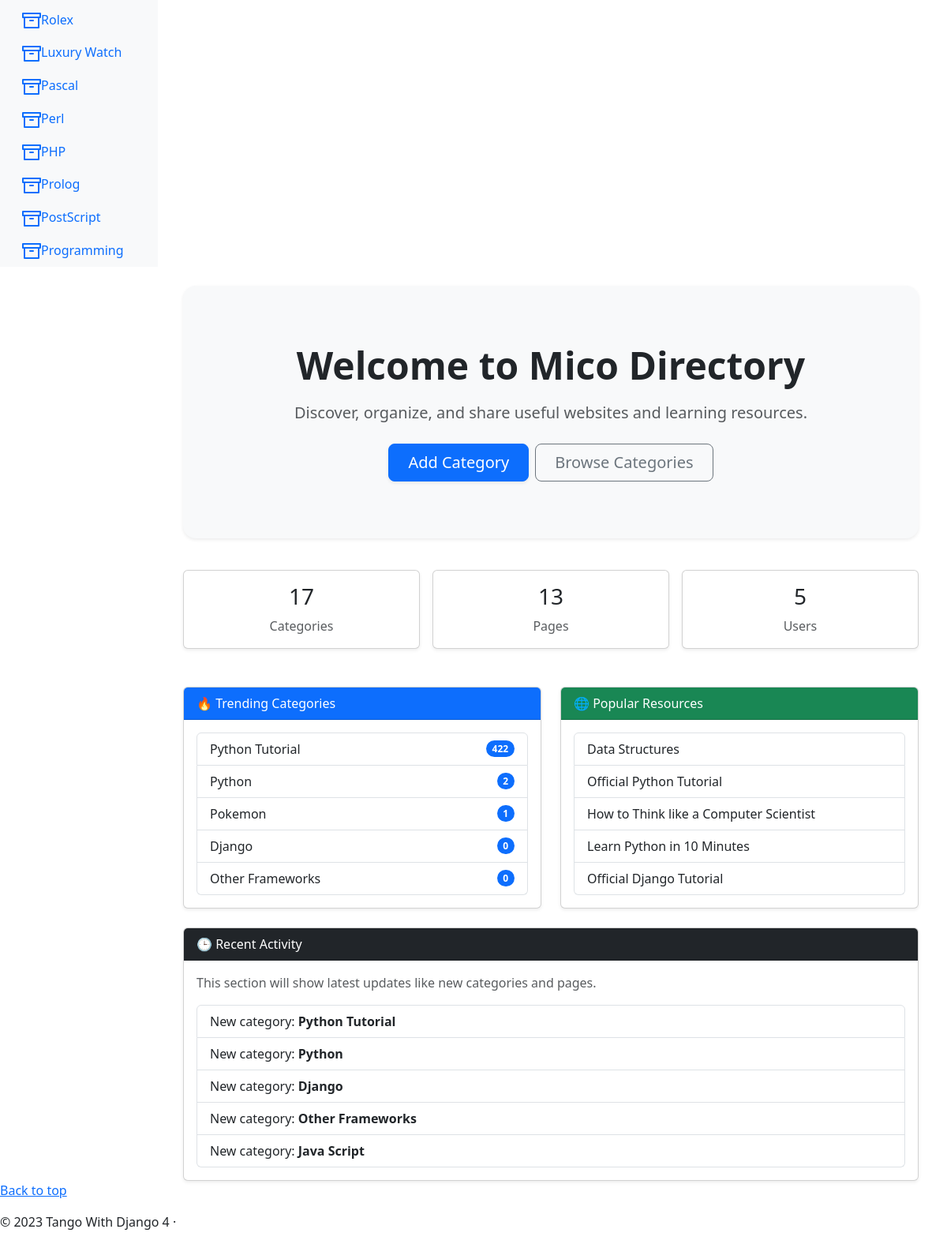
The app's page / (lower part), older data.
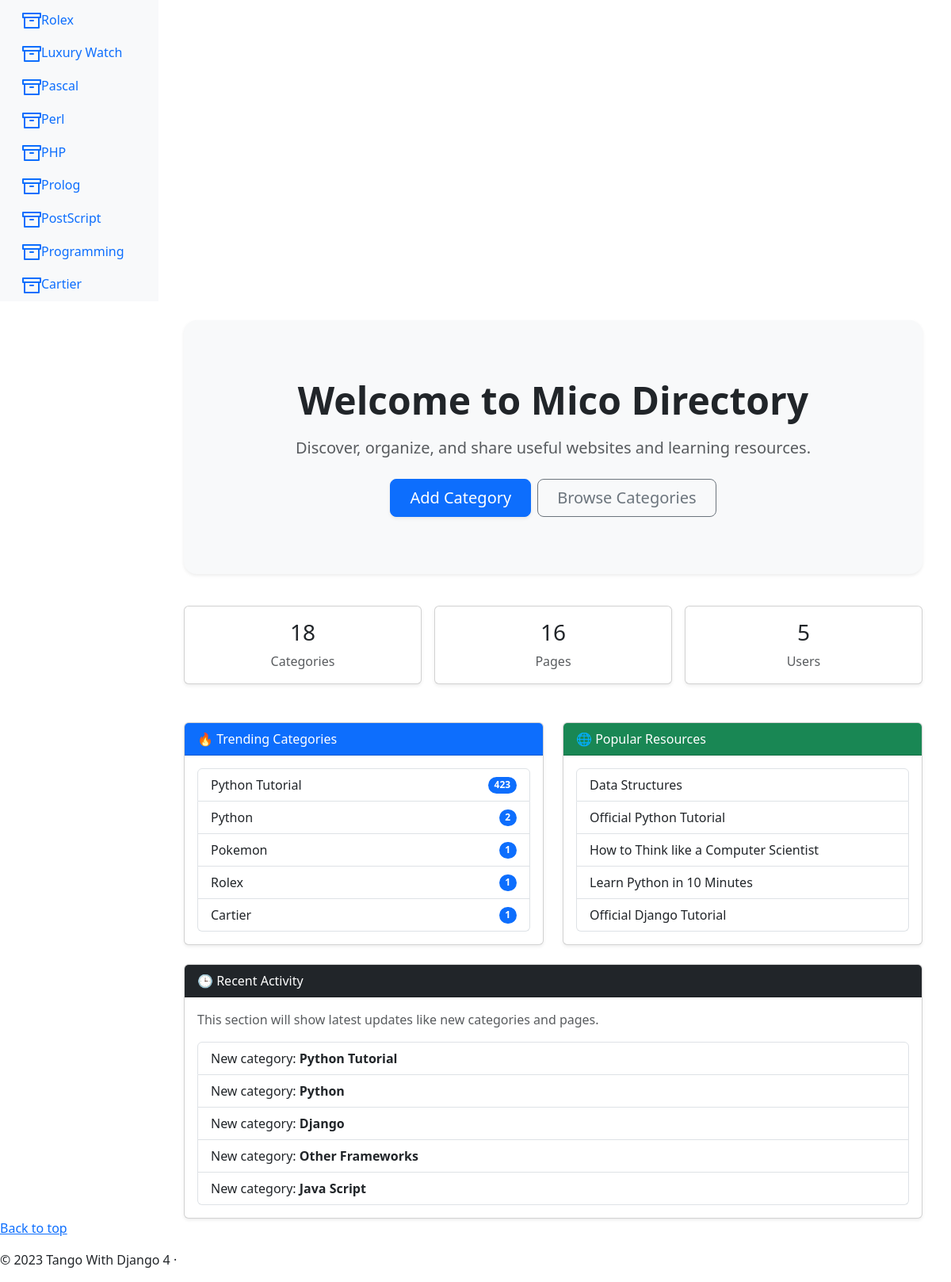
The same page, newer data.
### rango/models.py (models this page shows, shortened)
class Category(models.Model):
    name = models.CharField(max_length=128, unique=True)
    views = models.IntegerField(default=0)
    likes = models.IntegerField(default=0)
    slug = models.SlugField(unique=True)
    date_added = models.DateTimeField(default=timezone.now)
    class Meta:
        verbose_name_plural = 'Categories'

class Page(models.Model):
    category = models.ForeignKey(Category, on_delete=models.CASCADE)
    title = models.CharField(max_length=128)
    url = models.URLField()
    views = models.IntegerField(default=0)
    date_added = models.DateTimeField(default=timezone.now)

### rango/views.py (the view)
# urls.py: path('', views.IndexView.as_view(), name='index'),
class IndexView(View):
    def get(self, request):
        category_list = Category.objects.order_by('-likes')[:5]
        page_list = Page.objects.order_by('-views')[:5]
        recent_categories = Category.objects.order_by('-date_added')[:5]
        recent_pages = Page.objects.order_by('-date_added')[:5]
        context_dict = {
            'boldmessage': 'Crunchy, creamy, cookie, candy, cupcake!',
            'categories': category_list,
            'pages': page_list,
            'visits': int(request.session.get('visits', '1')), # IMPORTANT: use session not cookies
            'total_categories': Category.objects.count(),
            'total_pages': Page.objects.count(),
            'total_users': User.objects.count(),
            'recent_categories': recent_categories,
            'recent_pages': recent_pages,
        }
        response = render(request, 'rango/index.html', context=context_dict)
        response = visitor_cookies_handler(request, response)
        return response

### rango/templatetags/rango_template_tags.py (called while the page is built)
@register.inclusion_tag('rango/categories.html', takes_context=True)
def get_category_list(context, current_category=None):
    return {
        'categories': Category.objects.all(),
        'current_category': current_category,
        'user': context['user']
            }

### rango/views.py (called while the page is built)
def visitor_cookies_handler(request, response):
    visits = int(request.session.get('visits', '1'))
    last_visit = request.session.get('last_visit')
    current_time = datetime.now()
    if last_visit:
        last_visit_time = datetime.strptime(last_visit, '%Y-%m-%d %H:%M:%S.%f')
        if (current_time - last_visit_time).days > 0:
            visits += 1
    else:
        visits = 1
    request.session['visits'] = visits
    request.session['last_visit'] = str(current_time)
    return response

### rango/templates/rango/index.html (shortened to what the changed rows need)
{% extends 'rango/base.html' %}
{% load static %}
    {% block body_block %}
    <div class="p-5 mb-4 bg-light rounded-4 text-center shadow-sm">
    <div class="container py-4">
        <h1 class="display-5 fw-bold mb-3">
            Welcome to Mico Directory
        </h1>
    </div>
    </div>
    <div class="row text-center mt-4 mb-4 g-3">
    <div class="col-md-4">
        <div class="card shadow-sm">
            <div class="card-body">
                <h3>{{ total_categories }}</h3>
                <p class="text-muted mb-0">Categories</p>
            </div>
        </div>
    </div>
    <div class="col-md-4">
        <div class="card shadow-sm">
            <div class="card-body">
                <h3>{{ total_pages }}</h3>
                <p class="text-muted mb-0">Pages</p>
            </div>
        </div>
    </div>
</div>
<div class="row mt-4 g-4">
    <div class="col-md-6">
        <div class="card shadow-sm h-100">
            <div class="card-body">
                {% if categories %}
                    <div class="list-group">
                        {% for category in categories %}
                            <a href="{% url 'rango:show_category' category.slug %}"
                               class="list-group-item list-group-item-action d-flex justify-content-between align-items-center">
                                {{ category.name }}
                                <span class="badge bg-primary rounded-pill">
                                    {{ category.likes }}
                                </span>
                            </a>
                        {% endfor %}
                    </div>
                {% else %}
                    <p class="text-muted">No categories available.</p>
                {% endif %}
            </div>
        </div>
    </div>
    <div class="col-md-6">
        <div class="card shadow-sm h-100">
            <div class="card-body">
                {% if pages %}
                    <div class="list-group">
                        {% for page in recent_pages %}
                            <a href="{{ page.url }}"
                               target="_blank"
                               class="list-group-item list-group-item-action">
                                {{ page.title }}
                            </a>
                        {% endfor %}
                    </div>
                {% else %}
                    <p class="text-muted">No pages available.</p>
                {% endif %}
            </div>
        </div>
    </div>
</div>
<div class="row mt-4">
    <div class="col-md-12">
        <div class="card shadow-sm">
            <div class="card-body">
                <ul class="list-group">
                    {% for category in recent_categories %}
                        <li class="list-group-item">
                            New category: <strong>{{ category.name }}</strong>
                        </li>
                    {% endfor %}
                </ul>
            </div>
        </div>
    </div>
</div>
{% endblock %}

### rango/templates/rango/categories.html
<ul class="nav flex-column">
{% if categories %}
    {% for c in categories %}
        {% if c == current_category %}
            <li class="nav-item">
                <a class="nav-link activate"
                    href="{% url 'rango:show_category' c.slug %}">
                       <span data-feather="archive"></span>{{ c.name }}
                </a>
            </li>
        {% else %}
            <li class="nav-item">
                <a class="nav-link"
                    href="{% url 'rango:show_category' c.slug %}">
                    <span data-feather="archive"></span>{{ c.name }}
                </a>
            </li>
        {% endif %}
    {% endfor %}
{% else %}
    <li class="nav-item">
        There are no categories present.
    </li>
{% endif %}
</ul>

Row changes from the older to the newer data that the page shows:
no longer on one of the page's lists (row unchanged): Category: name "Django", likes "0"
no longer on one of the page's lists (row unchanged): Category: name "Other Frameworks", likes "0"
now on one of the page's lists (row edited): Category: name "Rolex", likes "1"
added Category: name "Cartier", likes "1"
changed Category "Python Tutorial": likes "422" → "423"
Text that changed along with them:
{{ total_categories }}: "17" → "18"
{{ total_pages }}: "13" → "16"
